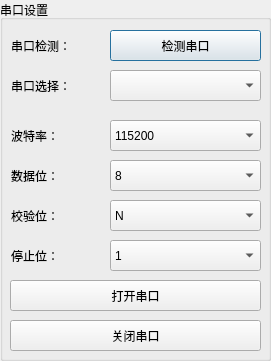
     <widget class="QGroupBox" name="formGroupBox">
      <property name="geometry">
       <rect>
        <x>10</x>
        <y>10</y>
        <width>271</width>
        <height>361</height>
       </rect>
      </property>
      <property name="title">
       <string>串口设置</string>
      </property>
      <widget class="QLabel" name="s1__lb_1">
       <property name="geometry">
        <rect>
         <x>11</x>
         <y>30</y>
         <width>101</width>
         <height>31</height>
        </rect>
       </property>
       <property name="text">
        <string>串口检测：</string>
       </property>
      </widget>
      <widget class="QPushButton" name="checkComButton">
       <property name="geometry">
        <rect>
         <x>110</x>
         <y>30</y>
         <width>151</width>
         <height>31</height>
        </rect>
       </property>
       <property name="text">
        <string>检测串口</string>
       </property>
       <property name="autoRepeatInterval">
        <number>100</number>
       </property>
       <property name="default">
        <bool>true</bool>
       </property>
      </widget>
      <widget class="QLabel" name="s1__lb_2">
       <property name="geometry">
        <rect>
         <x>11</x>
         <y>70</y>
         <width>101</width>
         <height>31</height>
        </rect>
       </property>
       <property name="text">
        <string>串口选择：</string>
       </property>
      </widget>
      <widget class="QComboBox" name="selectComButton">
       <property name="geometry">
        <rect>
         <x>110</x>
         <y>70</y>
         <width>151</width>
         <height>31</height>
        </rect>
       </property>
      </widget>
      <widget class="QLabel" name="s1__lb_3">
       <property name="geometry">
        <rect>
         <x>11</x>
         <y>120</y>
         <width>101</width>
         <height>31</height>
        </rect>
       </property>
       <property name="text">
        <string>波特率：</string>
       </property>
      </widget>
      <widget class="QComboBox" name="baudrate">
       <property name="geometry">
        <rect>
         <x>110</x>
         <y>120</y>
         <width>151</width>
         <height>31</height>
        </rect>
       </property>
       <item>
        <property name="text">
         <string>115200</string>
        </property>
       </item>
       <item>
        <property name="text">
         <string>2400</string>
        </property>
       </item>
       <item>
        <property name="text">
         <string>4800</string>
        </property>
       </item>
       <item>
        <property name="text">
         <string>9600</string>
        </property>
       </item>
       <item>
        <property name="text">
         <string>14400</string>
        </property>
       </item>
       <item>
        <property name="text">
         <string>19200</string>
        </property>
       </item>
       <item>
        <property name="text">
         <string>38400</string>
        </property>
       </item>
       <item>
        <property name="text">
         <string>57600</string>
        </property>
       </item>
       <item>
        <property name="text">
         <string>76800</string>
        </property>
       </item>
       <item>
        <property name="text">
         <string>12800</string>
        </property>
       </item>
       <item>
        <property name="text">
         <string>230400</string>
        </property>
       </item>
       <item>
        <property name="text">
         <string>460800</string>
        </property>
       </item>
      </widget>
      <widget class="QLabel" name="s1__lb_4">
       <property name="geometry">
        <rect>
         <x>11</x>
         <y>160</y>
         <width>101</width>
         <height>31</height>
        </rect>
       </property>
       <property name="text">
        <string>数据位：</string>
       </property>
      </widget>
      <widget class="QComboBox" name="databit">
       <property name="geometry">
        <rect>
         <x>110</x>
         <y>160</y>
         <width>151</width>
         <height>31</height>
        </rect>
       </property>
       <item>
        <property name="text">
         <string>8</string>
        </property>
       </item>
       <item>
        <property name="text">
         <string>7</string>
        </property>
       </item>
       <item>
        <property name="text">
         <string>6</string>
        </property>
       </item>
       <item>
        <property name="text">
         <string>5</string>
        </property>
       </item>
      </widget>
      <widget class="QLabel" name="s1__lb_5">
       <property name="geometry">
        <rect>
         <x>11</x>
         <y>200</y>
         <width>111</width>
         <height>31</height>
        </rect>
       </property>
       <property name="text">
        <string>校验位：</string>
       </property>
      </widget>
      <widget class="QComboBox" name="checkbit">
       <property name="geometry">
        <rect>
         <x>110</x>
         <y>200</y>
         <width>151</width>
         <height>31</height>
        </rect>
       </property>
       <item>
        <property name="text">
         <string>N</string>
        </property>
       </item>
      </widget>
      <widget class="QLabel" name="s1__lb_6">
       <property name="geometry">
        <rect>
         <x>11</x>
         <y>240</y>
         <width>91</width>
         <height>31</height>
        </rect>
       </property>
       <property name="text">
        <string>停止位：</string>
       </property>
      </widget>
      <widget class="QComboBox" name="stopbit">
       <property name="geometry">
        <rect>
         <x>110</x>
         <y>240</y>
         <width>151</width>
         <height>31</height>
        </rect>
       </property>
       <item>
        <property name="text">
         <string>1</string>
        </property>
       </item>
      </widget>
      <widget class="QPushButton" name="open_button">
       <property name="geometry">
        <rect>
         <x>10</x>
         <y>280</y>
         <width>251</width>
         <height>31</height>
        </rect>
       </property>
       <property name="text">
        <string>打开串口</string>
       </property>
      </widget>
      <widget class="QPushButton" name="close_button">
       <property name="geometry">
        <rect>
         <x>10</x>
         <y>320</y>
         <width>251</width>
         <height>31</height>
        </rect>
       </property>
       <property name="text">
        <string>关闭串口</string>
       </property>
      </widget>
     </widget>
